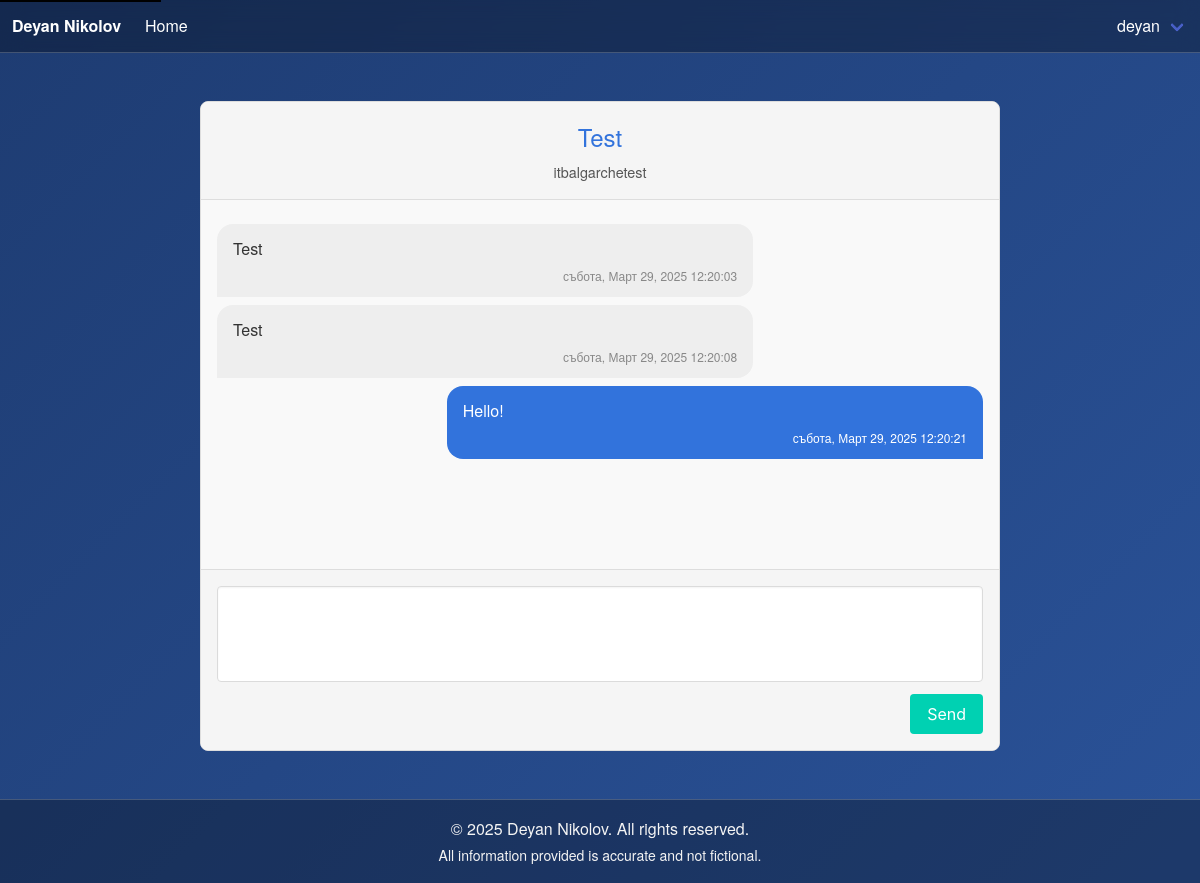
The app's page /contact-form/a49a5b63e9bc46b8a2f93f78f4c6d9e9/ (signed in) with its own data.
### accounts/models.py (models this page shows, shortened)
class CustomUser(AbstractUser):
    username = CharField(max_length=150, unique=True)
    first_name = CharField(max_length=150, blank=True)
    last_name = CharField(max_length=150, blank=True)
    email = CharField(max_length=150, unique=True)
    class Meta:
        verbose_name = "User"
        verbose_name_plural = "Users"
        ordering = ["username"]

### itbalgarche/models.py (models this page shows, shortened)
class ContactForm(models.Model):
    id = models.UUIDField(primary_key=True, default=uuid.uuid4, editable=False)
    user = models.ForeignKey(settings.AUTH_USER_MODEL, on_delete=models.CASCADE, null=True, blank=True)
    subject = models.CharField(max_length=255, null=True, blank=True)
    name = models.CharField(max_length=255, null=True, blank=True)
    email = models.CharField(max_length=255, null=True, blank=True)
    created_at = models.DateTimeField(auto_now_add=True)
    updated_at = models.DateTimeField(auto_now=True)
    is_active = models.BooleanField(default=True)
    is_answered = models.BooleanField(default=False)
    class Meta:
        verbose_name = "Contact Form"
        verbose_name_plural = "Contact Forms"
        ordering = ['-created_at']

class ContactFormMessage(models.Model):
    id = models.UUIDField(primary_key=True, default=uuid.uuid4, editable=False)
    contact_form = models.ForeignKey(ContactForm, on_delete=models.CASCADE, related_name='messages')
    sender = models.ForeignKey(settings.AUTH_USER_MODEL, on_delete=models.CASCADE, null=True, blank=True)
    message = models.TextField(max_length=500, null=True, blank=True)
    created_at = models.DateTimeField(auto_now_add=True)
    updated_at = models.DateTimeField(auto_now=True)
    class Meta:
        verbose_name = "Contact Form Message"
        verbose_name_plural = "Contact Form Messages"
        ordering = ['-created_at']

### itbalgarche/views.py (the view)
# urls.py: path("contact-form/<id>/", views.contact_form, name="contact_form"),
def contact_form(request, id):
    if not request.user.is_authenticated:
        messages.error(request, "You are not authorized to access this page.")
        return redirect("/")
    contact_form_data = get_object_or_404(ContactForm, id=id, is_active=True)
    contact_form_messages = ContactFormMessage.objects.filter(contact_form=contact_form_data).order_by('-created_at').reverse()
    if not (request.user.is_superuser or (contact_form_data.user and contact_form_data.user == request.user)):
        messages.error(request, "You are not authorized to access this page.")
        return redirect("/")
    context = {
        "contact_form": contact_form_data,
        "contact_form_messages": contact_form_messages,
    }
    return render(request, "home/contact_form.html", context)

### templates/home/contact_form.html (shortened to what this page needs)
{% extends "base.html" %}
{% load static %}
{% block content %}
    <section class="section">
        <div class="container">
            <div class="chat-container">
                <div class="chat-header">
                    <h1>{{ contact_form.subject }}</h1>
                    <p>
                        {% if contact_form.user %}
                            {{ contact_form.user.username }}
                        {% else %}
                            {{ contact_form.name }} (
                            <a href="mailto:{{ contact_form.email }}">{{ contact_form.email }}</a>)
                        {% endif %}
                    </p>
                </div>
                <div class="chat-messages">
                    {% for message in contact_form_messages %}
                        <div class="chat-message {% if message.sender and message.sender.pk == request.user.pk %}admin{% else %}remote{% endif %}">
                            <p>{{ message.message }}</p>
                            <div class="chat-timestamp">{{ message.created_at|date:"l, F d, Y H:i:s" }}</div>
                        </div>
                    {% empty %}
                        <p>No messages yet. Start the conversation!</p>
                    {% endfor %}
                </div>
                <div class="chat-form">
                    <form method="post" action="/contact-form/send-message/{{ contact_form.id }}/">
                        <div class="field">
                            <div class="control">
                                <textarea {% if not contact_form.user %} disabled readonly {% endif %} class="textarea"
                                                                         name="message"
                                                                         placeholder="{% if not contact_form.user %}DISABLED {% endif %}"
                                                                         rows="3" required></textarea>
                            </div>
                        </div>
                        <div class="field is-grouped is-grouped-right">
                            <div class="control">
                                <button type="submit" class="button is-primary"
                                        {% if not contact_form.user %}disabled{% endif %}>Send
                                </button>
                            </div>
                        </div>
                    </form>
                </div>
            </div>
        </div>
    </section>
{% endblock %}

### templates/base.html (shortened to what this page needs)
<!DOCTYPE html>
<html lang="en">
<head>
    <link rel="stylesheet" href="https://cdn.jsdelivr.net/npm/bulma@0.9.4/css/bulma.min.css">
    <link rel="stylesheet" href="https://cdnjs.cloudflare.com/ajax/libs/font-awesome/6.4.2/css/all.min.css">
</head>
<body>
<nav class="navbar is-transparent" role="navigation" aria-label="main navigation">
    <div class="navbar-brand">
        <a class="navbar-item navbar-navlink" href="/">
            <strong>Deyan Nikolov</strong>
        </a>
        <a class="navbar-item navbar-navlink" href="/">
            Home
        </a>
    </div>
    <div id="navMenu" class="navbar-menu">
        <div class="navbar-end">
            {% if request.user.is_authenticated %}
                <div class="navbar-item has-dropdown is-hoverable">
                    <a class="navbar-link">{{ request.user.username }}</a>
                </div>
            {% else %}
                <a class="navbar-item" href="{% url 'login' %}">Login</a>
                <a class="navbar-item" href="{% url 'register' %}">Register</a>
            {% endif %}
        </div>
    </div>
</nav>
<main id="main" class="main-container">
    <div class="container">
        {% block content %}{% endblock %}
    </div>
</main>
<footer class="footer">
    <div class="content has-text-centered">
        <p>&copy; {% now "Y" %} Deyan Nikolov. All rights reserved.<br>
            <small>All information provided is accurate and not fictional.</small></p>
    </div>
</footer>
</body>
</html>

### templates/home/contact_form.html (style rules this page uses)
.chat-container { max-width: 800px; margin: auto; display: flex; flex-direction: column; height: calc(100vh - 150px); border: 1px solid #ddd; border-radius: 8px; background-color: #fff; overflow: hidden; }
.chat-header { text-align: center; padding: 1rem; border-bottom: 1px solid #ddd; background-color: #f5f5f5; }
.chat-header h1 { margin: 0; font-size: 1.5rem; color: #3273dc; }
.chat-header p { margin: 0.25rem 0 0; font-size: 0.9rem; color: #555; }
.chat-messages { flex: 1; padding: 1rem; overflow-y: auto; background-color: #f9f9f9; }
.chat-message { margin: 0.5rem 0; max-width: 70%; padding: 0.75rem 1rem; border-radius: 1rem; word-wrap: break-word; position: relative; }
.chat-message.remote { background-color: #eee; color: #333; align-self: flex-start; position: relative; margin-left: 0; margin-right: auto; border-radius: 1rem 1rem 1rem 0; }
.chat-timestamp { font-size: 0.75rem; color: #888; margin-top: 0.25rem; text-align: right; }
.chat-form { padding: 1rem; border-top: 1px solid #ddd; background-color: #f5f5f5; }
.chat-form textarea { resize: none; }

### templates/base.html (style rules this page uses)
body { background: linear-gradient(135deg, #1e3c72, #2a5298); color: #f4f4f4; min-height: 100vh; display: flex; flex-direction: column; font-family: 'Helvetica Neue', Helvetica, Arial, sans-serif; line-height: 1.6; margin: 0; }
a { transition: color 0.3s ease; }
.navbar { background: rgba(0, 0, 0, 0.3); backdrop-filter: blur(10px); border-bottom: 1px solid rgba(255, 255, 255, 0.2); }
.navbar a.navbar-item, .navbar a.navbar-link { color: #ffffff; }
.main-container { flex: 1; }
.container { max-width: 960px; margin: auto; }
.footer { background: rgba(0, 0, 0, 0.3); padding: 1rem; text-align: center; border-top: 1px solid rgba(255, 255, 255, 0.2); }

### records on screen
CustomUser: user.username "deyan"
ContactForm: subject "Test", user.username "itbalgarchetest"
ContactFormMessage: message "Test", created_at "събота, Март 29, 2025 12:20:03"
ContactFormMessage: message "Test", created_at "събота, Март 29, 2025 12:20:08"
ContactFormMessage: message "Hello!", created_at "събота, Март 29, 2025 12:20:21"
